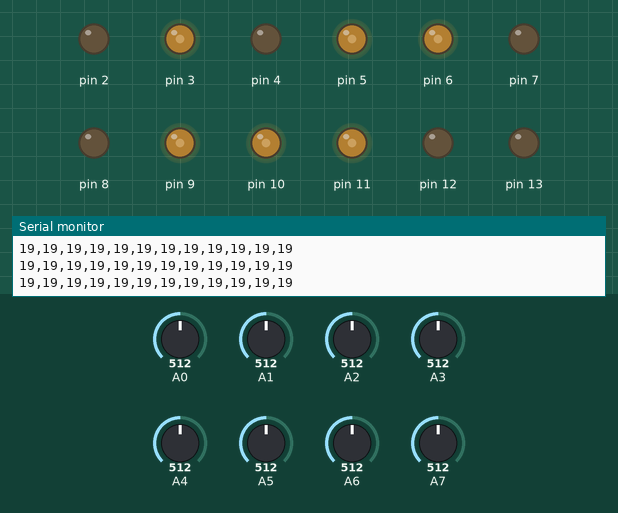
This sketch was run on a simulated Arduino Uno, built with avr-gcc and run on an emulated ATmega328P. Shown: output pins drawn as LEDs (lit = HIGH), the last lines printed to the serial monitor. The test bench sets the inputs (shaded band); at power-on: A0 = 512, A1 = 512, A3 = 512, A4 = 512, A2 = 512, A7 = 512, A5 = 512, A6 = 512.

Above: at 1.2 s.
1.3 s: A0 set to 716
At 3.0 s:
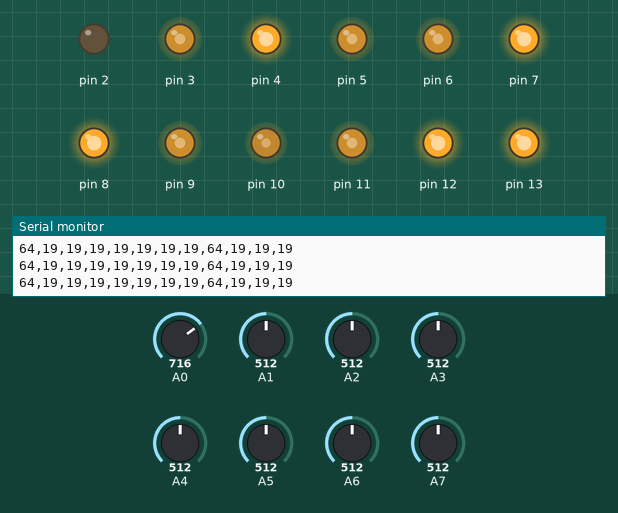
4.3 s: A1 set to 716
At 5.13 s:
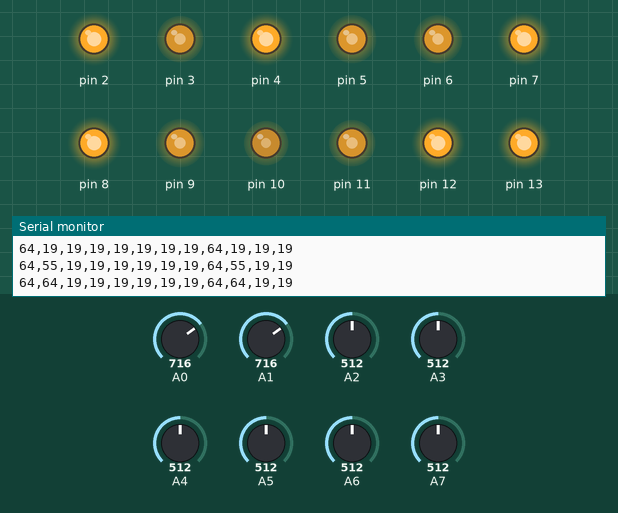
7.3 s: A3 set to 716
10.3 s: A4 set to 716
13.3 s: A2 set to 992
At 15.47 s:
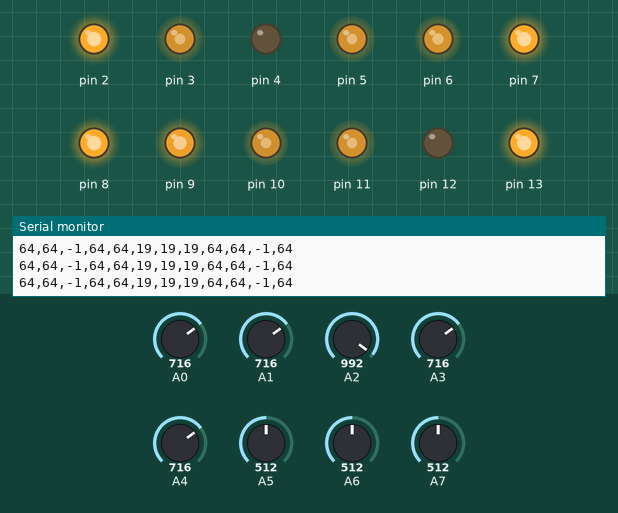
16.3 s: A7 set to 716
At 16.55 s:
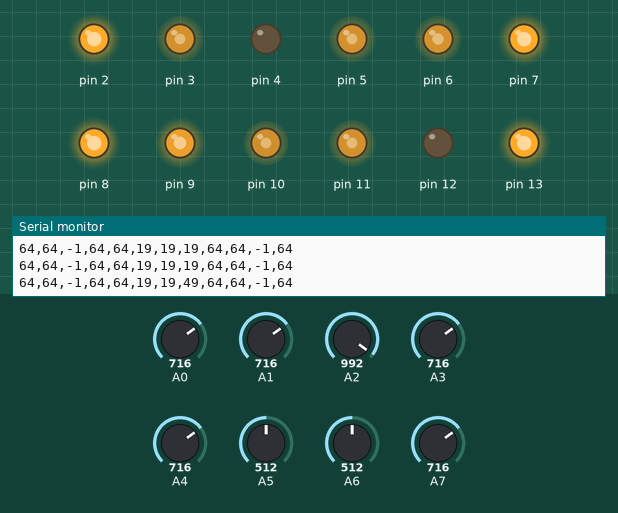
Timing chart, 0 to 20.3 s (numbered marks = the images above; inputs shaded):
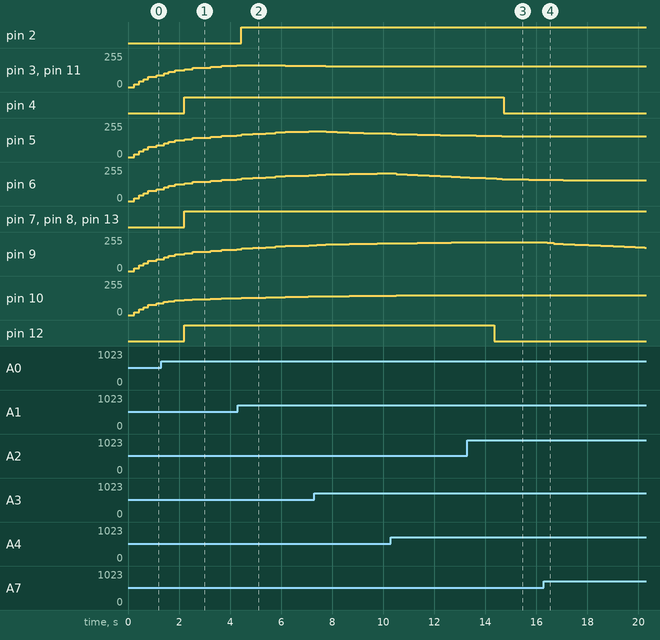

The sketch:

SharpIR_DG_Final.ino
```cpp
// serial baudrate: 115200

int const sensorCount = 12;
int const maxThreshold = 170; // max sensor output in cm
int const outputThreshold = 160;
int const numReadings = 50; // number of readings for each smoothed output
int const mainDelay = 2; // the overal print interval will be mainDelay*numReadings (aproximately)
boolean firstRound = true;

int sensorArr[sensorCount][numReadings];
int ledArr[sensorCount];
int ledVal[sensorCount];
unsigned long lastVal[sensorCount];
int index = 0;

void setup() {
  Serial.begin(115200);
  for (int j = 0; j < sensorCount; j++) {
    pinMode(j+2, OUTPUT);
    ledArr[j] = 0;
    ledVal[j] = 0;
    lastVal[j] = 0;
    analogWrite(j+2, 0);
    for (int i = 0; i < numReadings; i++) {
      sensorArr[j][i] = 0;
    }
  }
}

void loop() {
  if (millis()%mainDelay == 0) {
    for (int j = 0; j < sensorCount; j++) { // read all sensors and calculate distance
      int sensorVal = analogRead(j);
      int distance = calcDist(sensorVal*5.0/1023.0f);
      int preIndex = 0;
      if (index > 0) {
        preIndex = index - 1;
      }
      else {
        preIndex = sensorCount - 1;
      }
      if (!firstRound) {// && abs(sensorArr[j][preIndex] - distance) > distance/3) {
        //Serial.println("here");
        if (index%3 == 0)
          distance = (distance + 5*sensorArr[j][preIndex])/6;
      }
      if (distance < maxThreshold) {
        sensorArr[j][index] = distance;
      }
      else {
        sensorArr[j][index] = (distance + 1000)/6;
      }
      if (firstRound)
        firstRound = false;
    }
    index++;
    if (index >= numReadings) { // average/smooth and print
      index = 0;
      for (int j = 0; j < sensorCount; j++) {
        long sensorTot = 0;
        for (int i = 0; i < numReadings; i++) {
            sensorTot += sensorArr[j][i];
        }
        int sensorAve = sensorTot/numReadings;
        //Serial.print(j + 1);
        //Serial.print(": ");
        if (sensorAve < outputThreshold) {
          ledVal[j] = int((constrain(int(map(180-sensorAve, 15, 180, 0, 255)), 0, 255) + 9*ledVal[j])/10.0f);
          lastVal[j] = millis();
          Serial.print(sensorAve);
        }
        else {
          if (lastVal[j] < millis() - 1000) {
            ledVal[j] = 0;
          }
          Serial.print("-1");
        }
        if (j != sensorCount - 1) {
          Serial.print(",");
        }
      }
      Serial.println("");
    }
  //if (millis()%5 == 0) {
    for (int j = 0; j < sensorCount; j++) {
      if (ledVal[j] != ledArr[j]) {
        if (ledVal[j] > ledArr[j]) {
          ledArr[j]++;
        }
        else if (ledVal[j] < ledArr[j]) {
          ledArr[j]--;
        }
        analogWrite(j+2, ledArr[j]);
      }
    }
  }
  //delay(1);
}

int calcDist(float v) {
  int d = 306.439 + v*(-512.611 + v*(382.268 + v*(-129.893 + v*16.2537)));
  return(d);
}
```

Measured:
- after the input at 1.3 s, pin 2: stays LOW (without the input it goes to HIGH after 1.4 s); pin 4, pin 7, pin 8, pin 12, pin 13: LOW → HIGH after 0.90 s instead of 1.4 s
- after the input at 4.3 s, pin 2: LOW → HIGH after 0.14 s instead of 0.63 s
- after the input at 13.3 s, pin 4: HIGH → LOW after 1.4 s; pin 12: HIGH → LOW after 1.1 s
- after the input at 16.3 s, pin 9: moves from 216/255 to 175/255 over 3.8 s, starting after 0.13 s
